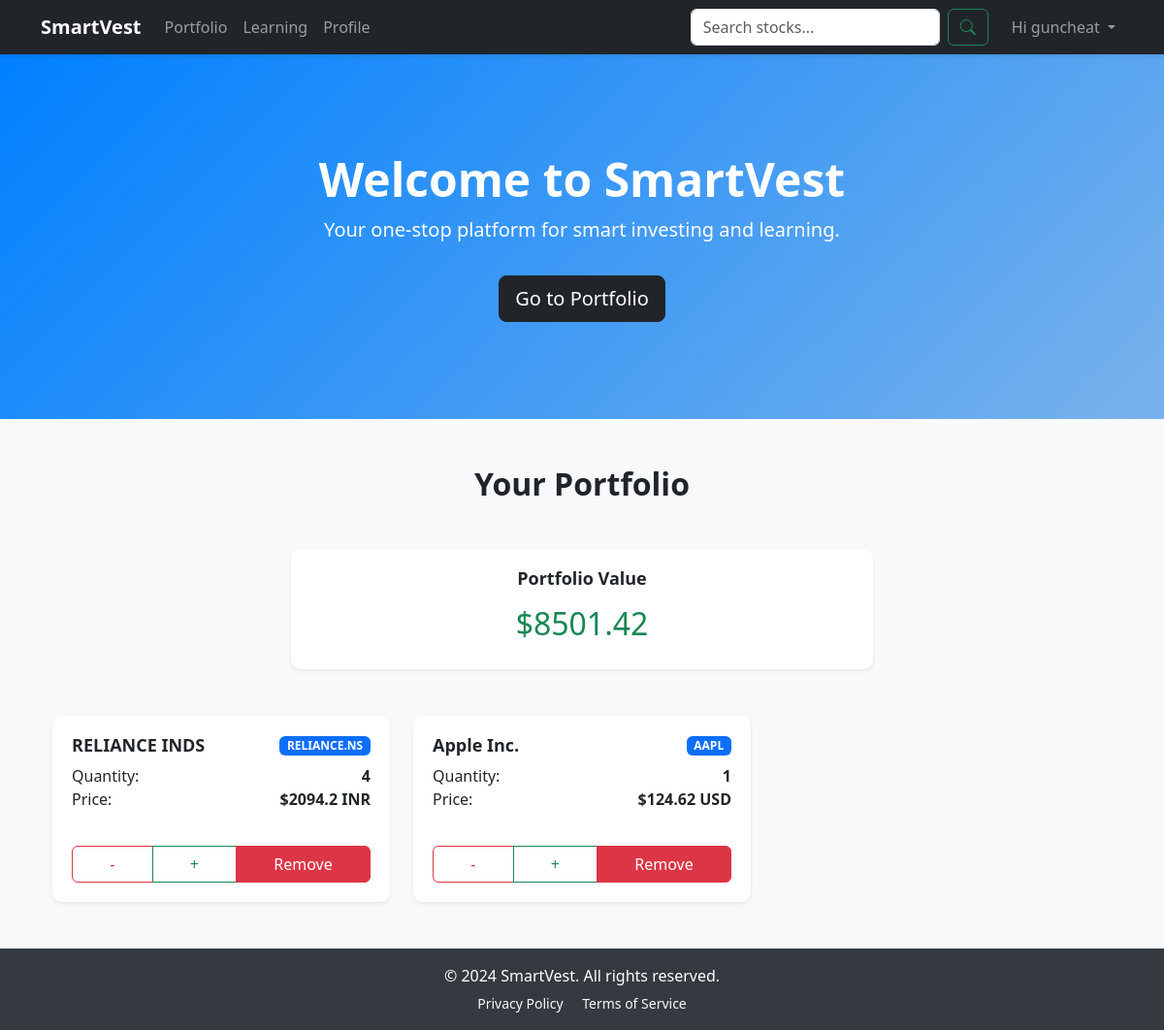
Page /portfolio/ (signed in) on the committed database.
### basic_app/models.py (models this page shows)
class Stock(models.Model):
    id = models.BigAutoField(primary_key=True)
    parent_portfolio = models.ForeignKey(Portfolio,related_name="stocks",on_delete=models.CASCADE,null=True,blank=True)
    stock_symbol = models.CharField(max_length=100,null=True)
    stock_price = models.CharField(max_length=100,null=True,blank=True)
    stock_sector_performance = models.CharField(max_length=100,null=True,blank=True)
    stock_name  = models.CharField(max_length=100,null=True)
    quantity = models.IntegerField(default=0,null=True,blank=True)
    date_added = models.DateTimeField(auto_now_add=True)

### basic_app/decorators.py (the view)
        def wrapper_func(request, *args, **kwargs):
            group = None
            if request.user.groups.exists():
                group = request.user.groups.all()[0].name
            if group in allowed_roles:
                return view_func(request, *args, **kwargs)
            else:
                return HttpResponse("You are not authorized to view this page.")

### basic_app/templatetags/poll_extras.py (called while the page is built)
@register.filter(name='has_group')
def has_group(user, group_name):
    return user.groups.filter(name=group_name).exists()

### templates/basic_app/portfolio.html
{% extends 'basic_app/base.html' %}
{% block content %}
<div class="container my-5">
  <div class="text-center mb-5">
    <h2 class="fw-bold">Your Portfolio</h2>
  </div>
  <div class="card border-0 shadow-sm mb-5" style="max-width: 600px; margin: 0 auto;">
    <div class="card-body text-center">
      <h5 class="card-title mb-3">Portfolio Value</h5>
      <h2 class="text-success">${{ total_value|floatformat:2 }}</h2>
    </div>
  </div>
  <div class="row g-4">
    {% for stock in stocks %}
    <div class="col-12 col-md-6 col-lg-4">
      <div class="card border-0 shadow-sm h-100">
        <div class="card-body d-flex flex-column justify-content-between">
          <div>
            <div class="d-flex justify-content-between align-items-center mb-2">
              <h5 class="card-title mb-0">{{ stock.stock_name }}</h5>
              <span class="badge bg-primary">{{ stock.stock_symbol }}</span>
            </div>
            <div class="mb-3">
              <div class="d-flex justify-content-between">
                <span>Quantity:</span>
                <span class="fw-bold">{{ stock.quantity }}</span>
              </div>
              <div class="d-flex justify-content-between">
                <span>Price:</span>
                <span class="fw-bold">${{ stock.stock_price }}</span>
              </div>
            </div>
          </div>
          <div class="btn-group w-100">
            <a href="{% url 'basic_app:quantitySub' stock.stock_symbol %}" class="btn btn-outline-danger">-</a>
            <a href="{% url 'basic_app:quantityAdd' stock.stock_symbol %}" class="btn btn-outline-success">+</a>
            <a href="{% url 'basic_app:removeFromPortfolio' stock.stock_symbol %}" class="btn btn-danger">Remove</a>
          </div>
        </div>
      </div>
    </div>
    {% endfor %}
  </div>
</div>
{% endblock %}

### templates/basic_app/base.html (shortened to what this page needs)
<!DOCTYPE html>
{% load static %}
{% load poll_extras %}
<html lang="en">
<head>
  <link href="https://cdn.jsdelivr.net/npm/bootstrap@5.3.2/dist/css/bootstrap.min.css" rel="stylesheet">
  <link rel="stylesheet" href="https://cdn.jsdelivr.net/npm/bootstrap-icons@1.11.3/font/bootstrap-icons.css">
  <link rel="stylesheet" href="{% static 'style.css' %}">
</head>
<body class="d-flex flex-column min-vh-100">
  <nav class="navbar navbar-expand-lg navbar-dark bg-dark sticky-top">
    <div class="container">
      <a class="navbar-brand fw-bold" href="{% url 'basic_app:index' %}">SmartVest</a>
      <div class="collapse navbar-collapse" id="navbarNav">
        <ul class="navbar-nav me-auto">
          {% if request.user|has_group:"Client" %}
            <li class="nav-item"><a class="nav-link" href="{% url 'basic_app:portfolio' %}">Portfolio</a></li>
            <li class="nav-item"><a class="nav-link" href="{% url 'basic_app:learning' %}">Learning</a></li>
            <li class="nav-item"><a class="nav-link" href="{% url 'basic_app:profile' %}">Profile</a></li>
          {% else %}
            <li class="nav-item"><a class="nav-link" href="#">User Stats</a></li>
            <li class="nav-item"><a class="nav-link" href="#">Portfolio Stats</a></li>
          {% endif %}
        </ul>
        <form id="search-form" class="d-flex position-relative" onsubmit="return false;">
          <input class="form-control me-2" id="search-input" type="search" placeholder="Search stocks...">
          <button class="btn btn-outline-success" type="button" id="search-button">
            <i class="bi bi-search"></i>
          </button>
        </form>
        <ul class="navbar-nav ms-3">
          <li class="nav-item dropdown">
            <a class="nav-link dropdown-toggle" href="#" id="navbarDropdown" role="button" data-bs-toggle="dropdown">
              Hi {{ request.user }}
            </a>
          </li>
        </ul>
      </div>
    </div>
  </nav>
  {% block hero %}
  <header class="hero-section text-center">
    <div class="container">
      <h1 class="display-5 fw-bold">Welcome to SmartVest</h1>
      <p class="lead">Your one-stop platform for smart investing and learning.</p>
      <a href="{% url 'basic_app:portfolio' %}" class="btn btn-dark btn-lg mt-3">Go to Portfolio</a>
    </div>
  </header>
  {% endblock %}
  <main class="flex-grow-1">
    <div class="container my-4">
      {% block content %}
      {% endblock %}
    </div>
  </main>
  <footer class="footer mt-auto py-3">
    <div class="container text-center">
      <p class="mb-1">&copy; 2024 SmartVest. All rights reserved.</p>
      <small>
        <a href="#" class="text-decoration-none text-light me-3">Privacy Policy</a>
        <a href="#" class="text-decoration-none text-light">Terms of Service</a>
      </small>
    </div>
  </footer>
</body>
</html>

### templates/basic_app/style.css (style rules this page uses)
body { display: flex; flex-direction: column; min-height: 100vh; background-color:#f8f9fa; counter-reset: Serial; }
.navbar { box-shadow: 0 2px 4px rgba(0,0,0,.1); }
.footer { background-color: #f8f9fa; padding: 1rem 0; margin-top: auto; }
li a, .dropbtn { color: white; text-decoration: none; }
li, .dropdown-self { display: inline-block; }
.card { margin-bottom: 20px; box-shadow: 0 2px 5px rgba(0, 0, 0, 0.1); border: 1px solid #ddd; border-radius: 10px; }
.card-body { padding: 20px; }
.card-title { font-size: 18px; font-weight: bold; margin-bottom: 10px; }

### templates/basic_app/base.html (style rules this page uses)
.navbar { animation: fadeIn 1s ease-in-out; z-index: 1030; }
.hero-section { animation: slideInLeft 1s ease-in-out; background: linear-gradient(135deg, #0080ff, #79b2eb); color: white; padding: 100px 0; }
.footer { animation: slideInRight 1s ease-in-out; background: #343a40; color: white; }

### rows in the picture
Stock: stock_name "RELIANCE INDS", stock_symbol "RELIANCE.NS", quantity "4", stock_price "2094.2 INR"
Stock: stock_name "Apple Inc.", stock_symbol "AAPL", quantity "1", stock_price "124.62 USD"

### other values in the picture
{{ request.user }} "guncheat"
{{ total_value|floatformat:2 }} "8501.42"
